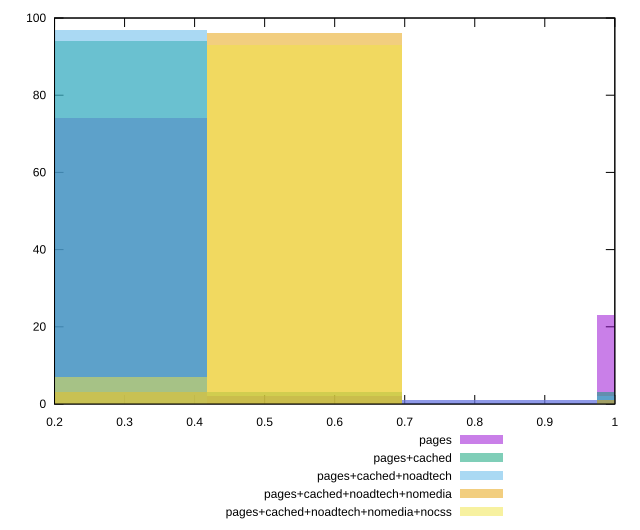

This figure's gnuplot source:
reset

$pages <<EOF
0.2782581243572511 74
1.1130324974290045 23
0.5565162487145022 2
0.8347743730717534 1
EOF

$pagesCached <<EOF
0.5565162487145022 3
0.2782581243572511 94
1.1130324974290045 3
EOF

$pagesCachedNoadtech <<EOF
1.1130324974290045 2
0.2782581243572511 97
0.8347743730717534 1
EOF

$pagesCachedNoadtechNomedia <<EOF
0.5565162487145022 96
0.2782581243572511 3
1.1130324974290045 1
EOF

$pagesCachedNoadtechNomediaNocss <<EOF
0.2782581243572511 7
0.5565162487145022 93
EOF

set key outside below
set boxwidth 0.2782581243572511
set xrange [0.2:1]
set yrange [0:100]
set trange [0:100]
set style fill transparent solid 0.5 noborder
set terminal svg size 640, 530 enhanced background rgb 'white'
set output "report_00014_2021-02-09T15:56:05.503Z/uses-rel-preload/comparison/histogram/all_score.svg"

plot $pages title "pages" with boxes, \
     $pagesCached title "pages+cached" with boxes, \
     $pagesCachedNoadtech title "pages+cached+noadtech" with boxes, \
     $pagesCachedNoadtechNomedia title "pages+cached+noadtech+nomedia" with boxes, \
     $pagesCachedNoadtechNomediaNocss title "pages+cached+noadtech+nomedia+nocss" with boxes

reset
